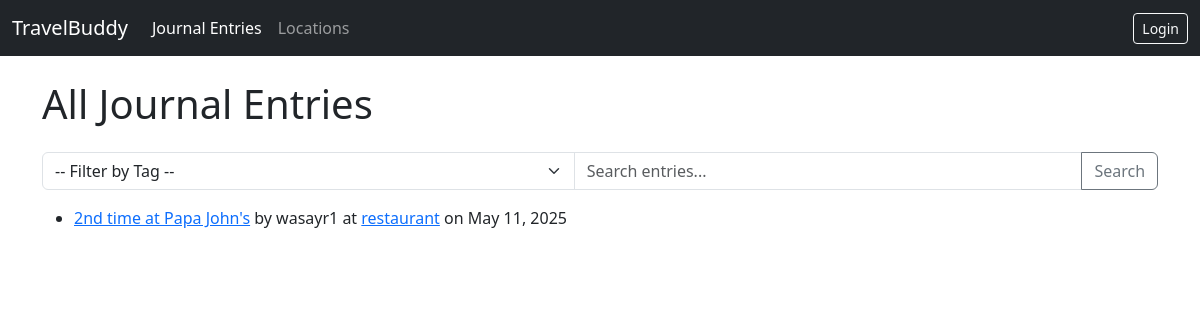
Page /project/ on the earlier database version.
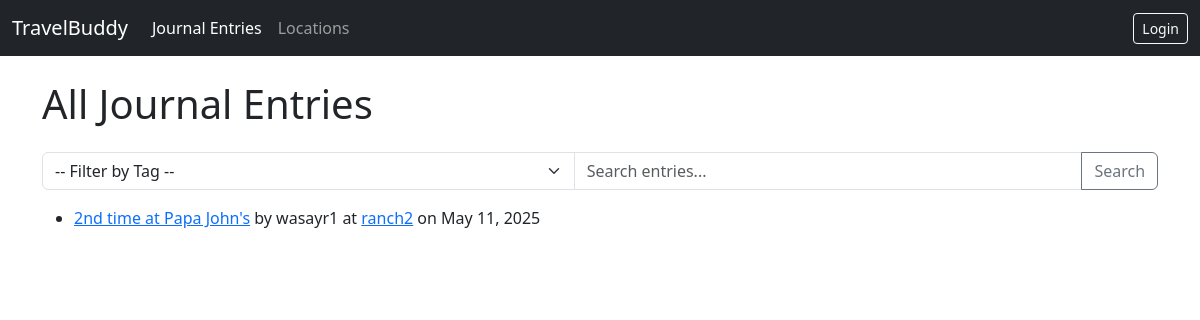
Same page on the later database version.
### project/models.py (models this page shows, shortened)
class JournalEntry(models.Model):
    title = models.CharField(max_length=200)
    content = models.TextField()
    created_date = models.DateTimeField(auto_now_add=True)
    updated_date = models.DateTimeField(auto_now=True)
    user = models.ForeignKey(User, on_delete=models.CASCADE)
    location = models.ForeignKey(Location, on_delete=models.SET_NULL, null=True, blank=True)
    image = models.ImageField(upload_to='journal_images/', blank=True, null=True)
    tags = models.ManyToManyField('Tag', through='EntryTag', blank=True)

class Location(models.Model):
    name = models.CharField(max_length=100)
    latitude = models.FloatField(null=True, blank=True)
    longitude = models.FloatField(null=True, blank=True)
    country = models.CharField(max_length=100)
    city = models.CharField(max_length=100)

### project/views.py (the view, shortened to what this page needs)
# urls.py: path('', views.JournalEntryListView.as_view(), name='entry-list'), # Homepage shows entries
class JournalEntryListView(generic.ListView):
    model = JournalEntry
    context_object_name = 'journalentry_list' # Default is 'object_list'
    template_name = 'project/journalentry_list.html' # Explicitly state template
    def get_queryset(self):
        queryset = JournalEntry.objects.order_by('-created_date') # Start with default ordering
        tag_id = self.request.GET.get('tag')
        if tag_id:
            queryset = queryset.filter(tags__id=tag_id)
        query = self.request.GET.get('q')
        return queryset
    def get_context_data(self, **kwargs):
        context = super().get_context_data(**kwargs)
        context['all_tags'] = Tag.objects.all()
        context['selected_tag'] = self.request.GET.get('tag')
        return context

### project/templates/project/journalentry_list.html (shortened to what this page needs)
{% extends "project/base.html" %}
{% block header %}All Journal Entries{% endblock %}
{% block content %}
    <form method="get" action="{% url 'project:entry-list' %}" class="mb-3">
        <div class="input-group mb-2">
            <select name="tag" class="form-select" onchange="this.form.submit()">
                <option value="">-- Filter by Tag --</option>
            </select>
            <input type="text" name="q" class="form-control" placeholder="Search entries..." value="{% if request.GET.q %}{{ request.GET.q }}{% endif %}">
            <button class="btn btn-outline-secondary" type="submit">Search</button>
        </div>
    </form>
    {% if journalentry_list %}
        <ul>
        {% for entry in journalentry_list %}
            <li>
                <a href="{% url 'project:entry-detail' pk=entry.pk %}">{{ entry.title }}</a>
                by {{ entry.user.username }}
                {% if entry.location %}
                    at <a href="{% url 'project:location-detail' pk=entry.location.pk %}">{{ entry.location.name }}</a>
                {% else %}
                    at <span>No location</span>
                {% endif %}
                on {{ entry.created_date|date:"M d, Y" }}
            </li>
        {% endfor %}
        </ul>
    {% else %}
        <p>No journal entries found. <a href="{% url 'project:entry-create' %}">Add one?</a></p>
    {% endif %}
{% endblock %}

Differences in the rows shown:
changed JournalEntry "2nd time at Papa John's": location.name "restaurant" → "ranch2"
